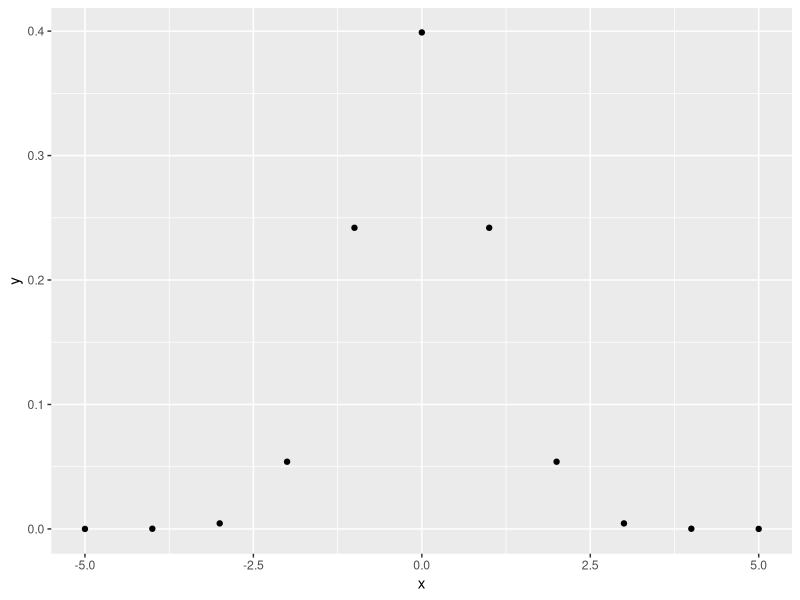
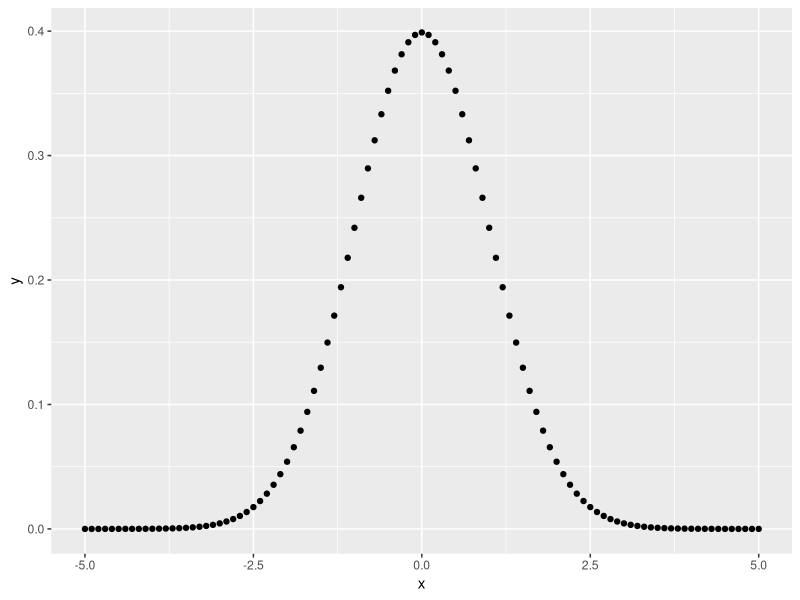
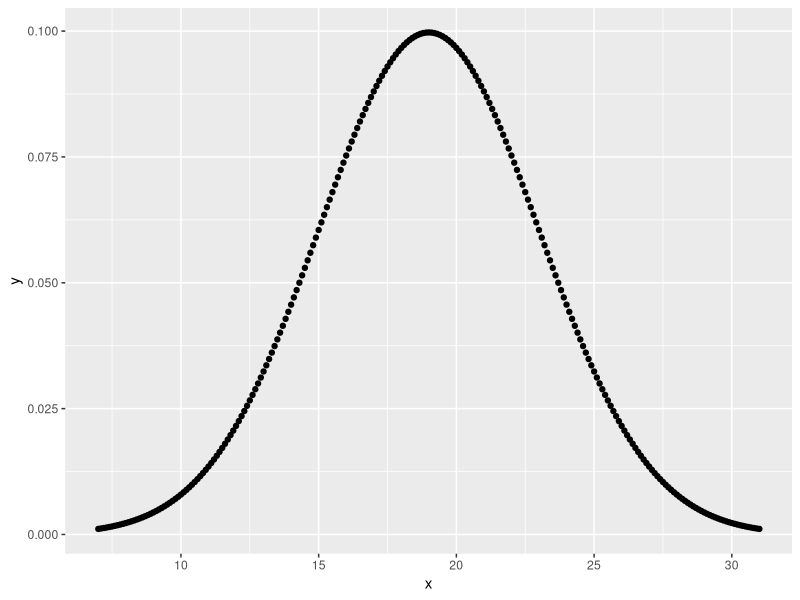
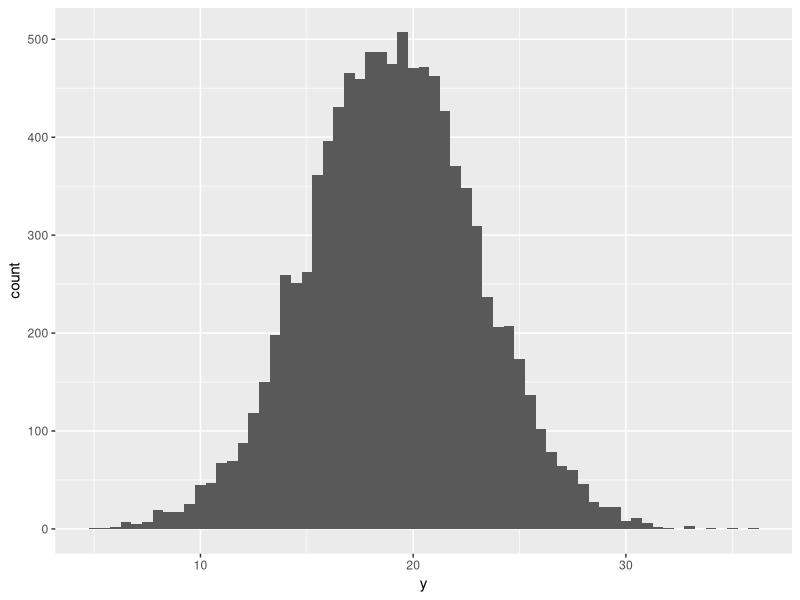

Here is the R script that generated these plots, in order:
## ---- chunk 1
library(knitr)
library(tidyverse)
knitr::opts_chunk$set(eval = TRUE, results = TRUE)
## ---- chunk 2
x <- seq(-5,5,1)
## ---- chunk 3
y <-dnorm(x,0,1)
df <- data.frame(x,y)
ggplot(df, aes(x,y))+geom_point()
## ---- chunk 4
x <- seq(-5,5,.1)
y <-dnorm(x,0,1)
df <- data.frame(x,y)
ggplot(df, aes(x,y))+geom_point()
## ---- chunk 5
x <- seq(7,31,.1)
y <-dnorm(x,19,4)
df <- data.frame(x,y)
ggplot(df, aes(x,y))+geom_point()
## ---- chunk 6
y <- rnorm(10000,19,4)
df <- data.frame(y)
ggplot(df, aes(y)) + geom_histogram(binwidth = .5)
## ---- chunk 7
pnorm(1800, mean = 1500, sd = 300)
## ---- chunk 8
pnorm(-1.82, mean = 0, sd = 1)

#OR

pnorm(35.8, mean = 36, sd = 0.11)
